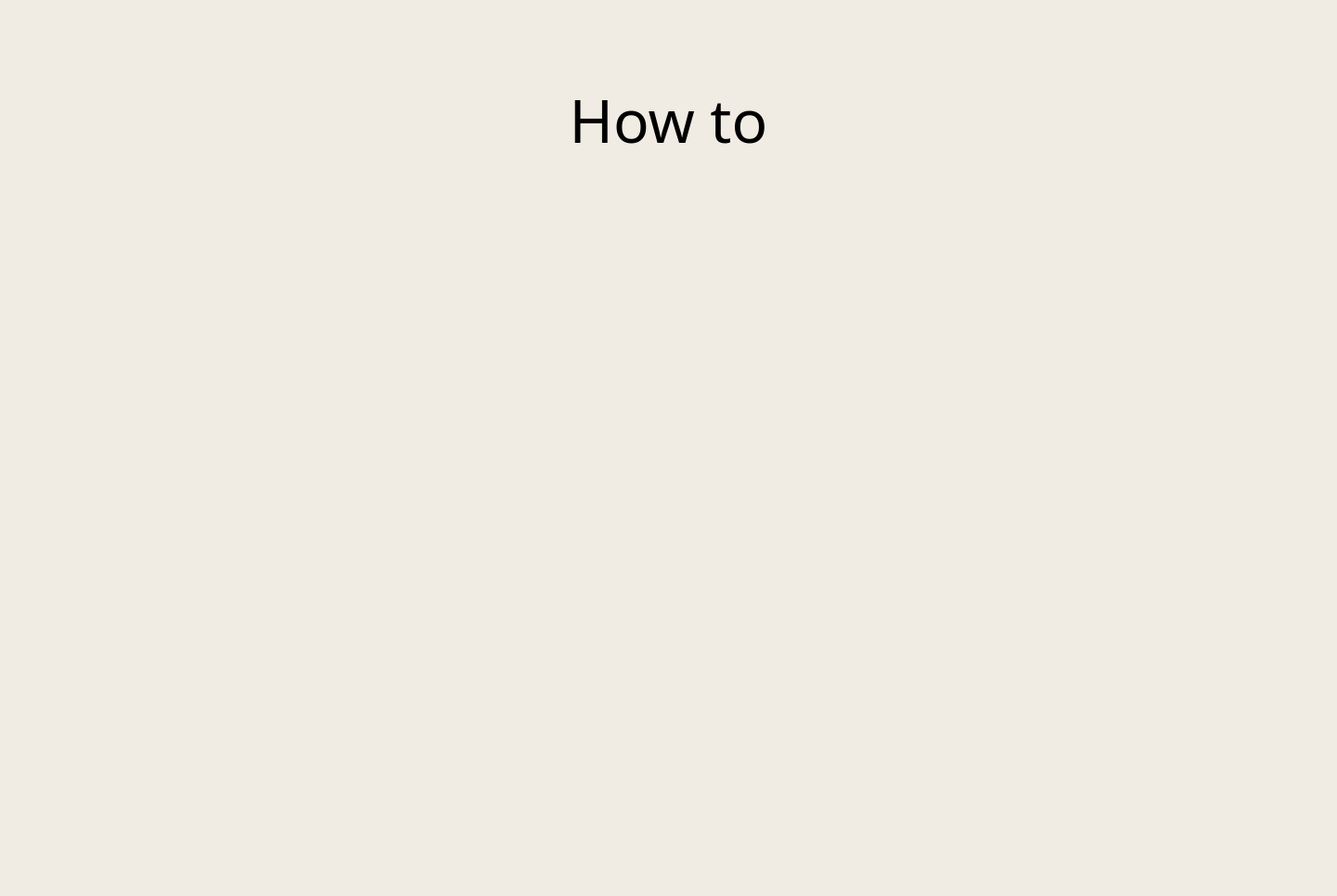
<?xml version="1.0" encoding="UTF-8"?>
<ui version="4.0">
 <class>help</class>
 <widget class="QWidget" name="help">
  <property name="geometry">
   <rect>
    <x>0</x>
    <y>0</y>
    <width>1441</width>
    <height>966</height>
   </rect>
  </property>
  <property name="windowTitle">
   <string>Movie and TV series recommendation system</string>
  </property>
  <property name="windowIcon">
   <iconset>
    <normaloff>../images/video.png</normaloff>../images/video.png</iconset>
  </property>
  <property name="styleSheet">
   <string notr="true">background-color: rgb(240, 235, 227);</string>
  </property>
  <layout class="QGridLayout" name="gridLayout" rowstretch="1,3">
   <item row="1" column="0">
    <widget class="QLabel" name="labelInstruction">
     <property name="font">
      <font>
       <family>Rockwell</family>
       <pointsize>28</pointsize>
      </font>
     </property>
     <property name="text">
      <string/>
     </property>
     <property name="wordWrap">
      <bool>true</bool>
     </property>
     <property name="margin">
      <number>20</number>
     </property>
     <property name="openExternalLinks">
      <bool>false</bool>
     </property>
    </widget>
   </item>
   <item row="0" column="0">
    <widget class="QLabel" name="label">
     <property name="font">
      <font>
       <family>Rockwell</family>
       <pointsize>48</pointsize>
      </font>
     </property>
     <property name="text">
      <string>How to</string>
     </property>
     <property name="alignment">
      <set>Qt::AlignCenter</set>
     </property>
    </widget>
   </item>
  </layout>
 </widget>
 <resources/>
 <connections/>
</ui>
